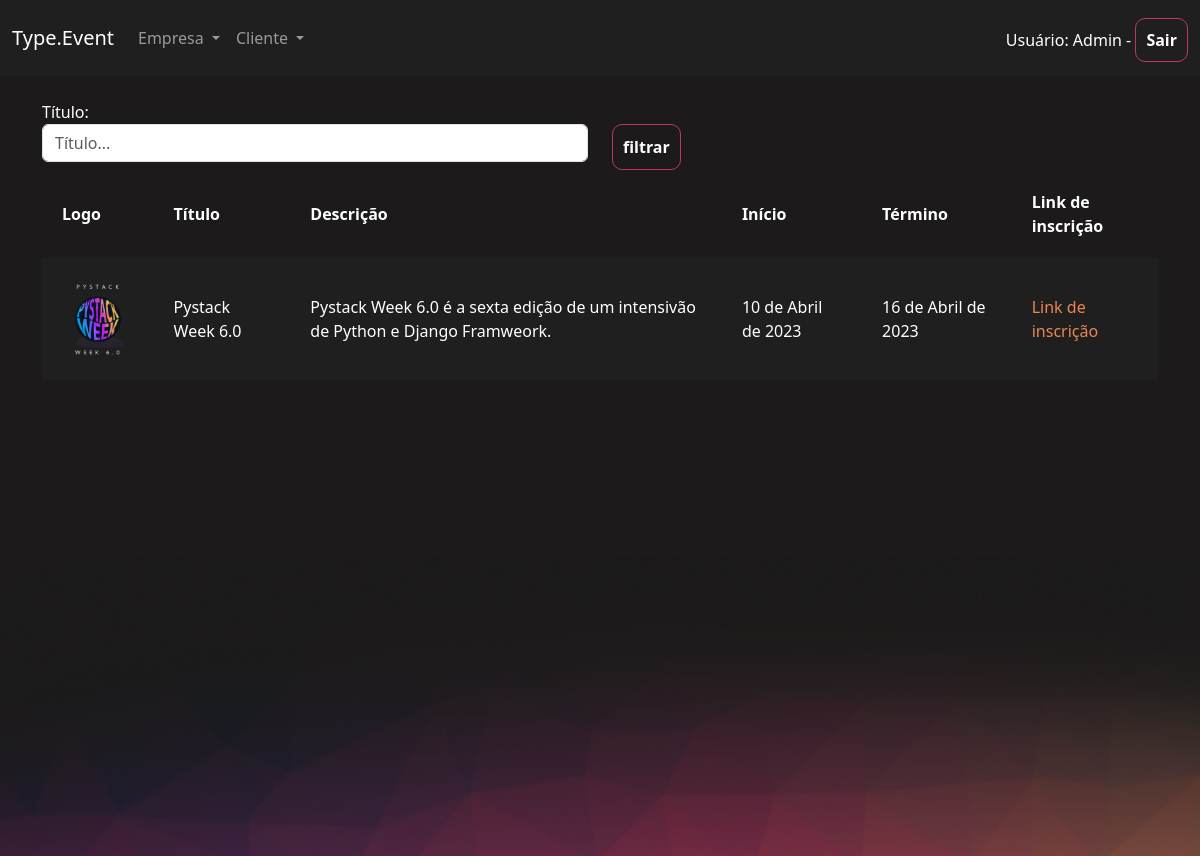
The page /eventos/gerenciar_evento/ (signed in) on the database its author committed.
### eventos/models.py (models this page shows, shortened)
class Evento(models.Model):
    criador = models.ForeignKey(User, on_delete=models.DO_NOTHING, null=True, blank=True)
    nome = models.CharField(max_length=200)
    descricao = models.TextField()
    data_inicio = models.DateField()
    data_termino = models.DateField()
    carga_horaria = models.IntegerField()
    logo = models.ImageField(upload_to="logos")
    participantes = models.ManyToManyField(User, related_name="evento_participante", null=True, blank=True)
    cor_principal = models.CharField(max_length=7)
    cor_secundaria = models.CharField(max_length=7)
    cor_fundo = models.CharField(max_length=7)

### eventos/views.py (the view)
# urls.py: path('gerenciar_evento/', views.gerenciar_evento, name="gerenciar_evento"),
@login_required
def gerenciar_evento(request):
    if request.method == "GET":
        nome = request.GET.get('nome')
        eventos = Evento.objects.filter(criador=request.user)
        if nome:
            eventos = eventos.filter(nome__contains=nome)
        return(render(request, 'gerenciar_evento.html', {'eventos':eventos}))

### eventos/templates/gerenciar_evento.html (shortened to what this page needs)
{% extends "bases/base_evento.html" %}
{% load static %}
{% block 'importacoes' %}
    <link href="{% static 'evento/css/gerenciar_evento.css' %}" rel="stylesheet">
{% endblock %}
{% block 'conteudo' %}
    <div class="container">
        <br>
        <div class="row">
            <div class="col-md">
                <form action="{% url 'gerenciar_evento' %}" method="GET">
                <label>Título: </label>
                <input type="text" placeholder="Título..." class="form-control" name="nome">
            </div>
            <div class="col-md">
                <br>
                <input type="submit" class="btn-principal" value="filtrar">
            </div>
        </div>
        <table>
            <tr>
                <th>Logo</th>
                <th>Título</th>
                <th>Descrição</th>
                <th>Início</th>
                <th>Término</th>
                <th>Link de inscrição</th>
            </tr>
            {% for evento in eventos %}
            <tr class="{% cycle 'linha' 'linha2' %}">
                <td width="10%"><a href="{% url 'participantes_evento' evento.id %}"><img width="100%" src="/media/{{evento.logo}}"></a></td>
                <td>{{evento.nome}}</td>
                <td>{{evento.descricao}}</td>
                <td>{{evento.data_inicio}}</td>
                <td>{{evento.data_termino}}</td>
                <td><a class="link" href="{% url 'inscrever_evento' evento.id %}">Link de inscrição</a></td>
            </tr>
            {% endfor %}
        </table>
    </div>
{% endblock %}

### templates/bases/base_evento.html (shortened to what this page needs)
{% extends 'bases/base.html' %}
{% load static %}
{% block 'head' %}
    {% block 'importacoes' %}{% endblock %}
    <link href="{% static 'evento/css/evento.css' %}" rel="stylesheet">
    <link href="{% static 'usuarios/css/usuarios.css' %}" rel="stylesheet">
{% endblock %}
{% block 'body' %}
    <nav class="navbar navbar-expand-lg bg-body-tertiary navbar-color" data-bs-theme="dark">
        <div class="container-fluid">
            <a class="navbar-brand" href="#">Type.Event</a>
            <div class="collapse navbar-collapse" id="navbarNavDropdown">
            <ul class="navbar-nav">
                <li class="nav-item dropdown">
                    <a class="nav-link dropdown-toggle" href="#" role="button" data-bs-toggle="dropdown" aria-expanded="false">
                        Empresa
                    </a>
                </li>
                <li class="nav-item dropdown">
                    <a class="nav-link dropdown-toggle" href="#" role="button" data-bs-toggle="dropdown" aria-expanded="false">
                        Cliente
                    </a>
                </li>
            </ul>
            </div>
            <div>
                <p style="text-transform: capitalize; text-align: right; margin-top: 20px;">Usuário: {{ request.user.username }} - <a href="{% url 'logout' %}" style="text-decoration: none" class="btn-principal">Sair</a></p>
            </div>
        </div>
    </nav>
    <div style="min-height: 60vh">
        {% block 'conteudo' %}
        {% endblock %}
    </div>
    <div class="fundo-pagina">
    </div>
{% endblock %}

### templates/static/geral/css/base.css (style rules this page uses)
body { color: white !important; }
:root { --main-color: #201F1F; --dark-color: #1C1A1A; --contrast-color: #BE375F; --differential-color: #ED8554; }

### templates/static/evento/css/gerenciar_evento.css (style rules this page uses)
table { width: 100%; padding: 20px; }
.linha { height: 40px; background-color: var(--main-color); padding: 20px; }
td, th { padding: 20px; }

### templates/static/evento/css/evento.css (style rules this page uses)
.navbar-color { background-color: #201F1F !important; }
body { background-color: #1C1A1A; }
.fundo-pagina { background-image: url('/static/evento/img/fundo_pagina.png'); height: 300px; background-size: cover; }

### templates/static/usuarios/css/usuarios.css (style rules this page uses)
.link { color: var(--differential-color); text-decoration: none; }
.btn-principal { background-color: transparent; border: 1px solid var(--contrast-color); color: white; padding: 10px; border-radius: 10px; font-weight: bold; }

### rows shown on the page
Evento: logo (picture), nome "Pystack Week 6.0", descricao "Pystack Week 6.0 é a sexta edição de um intensivão de Python e Django Framweork.", data_inicio "10 de Abril de 2023", data_termino "16 de Abril de 2023"

### other values the page prints
{{ request.user.username }} "Admin"
